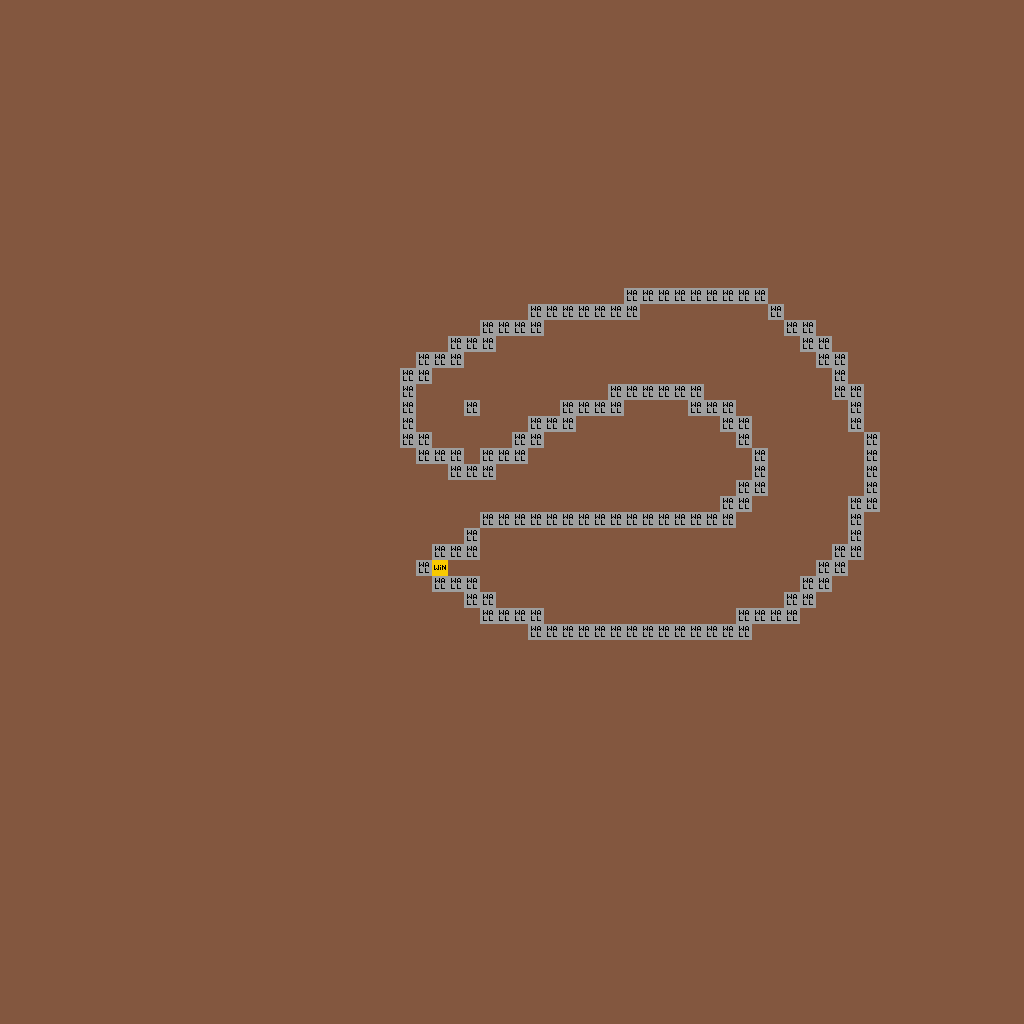

Tiled map render using the project's own tile images. Description and the map definition, with tile-layer contents summarised, below:
An orthogonal 64x64 tile map with 16x16 px tiles, 3 tile layers (Art_Background, Art_Gameplay, Gameplay), 2 tilesets and 1 object (spawn).

<map version="1.2" tiledversion="1.2.4" orientation="orthogonal" renderorder="right-down" width="64" height="64" tilewidth="16" tileheight="16" infinite="0" backgroundcolor="#83573f" nextlayerid="8" nextobjectid="2">
 <tileset firstgid="1" source="tileset/GameplayTileset.tsx" />
 <tileset firstgid="33" source="tileset/GameplayImages.tsx" />
 <layer id="4" name="Art_Background" width="64" height="64">
  <data>[4096 cells, 0 non-empty, 0 distinct tile ids]</data>
 </layer>
 <layer id="6" name="Art_Gameplay" width="64" height="64">
  <data>[4096 cells, 0 non-empty, 0 distinct tile ids]</data>
 </layer>
 <layer id="5" name="Gameplay" width="64" height="64">
  <data>[4096 cells, 147 non-empty, 2 distinct tile ids]</data>
 </layer>
 <objectgroup id="2" name="Properties">
  <object id="1" name="spawn" x="432" y="432" width="16" height="16" />
 </objectgroup>
</map>
